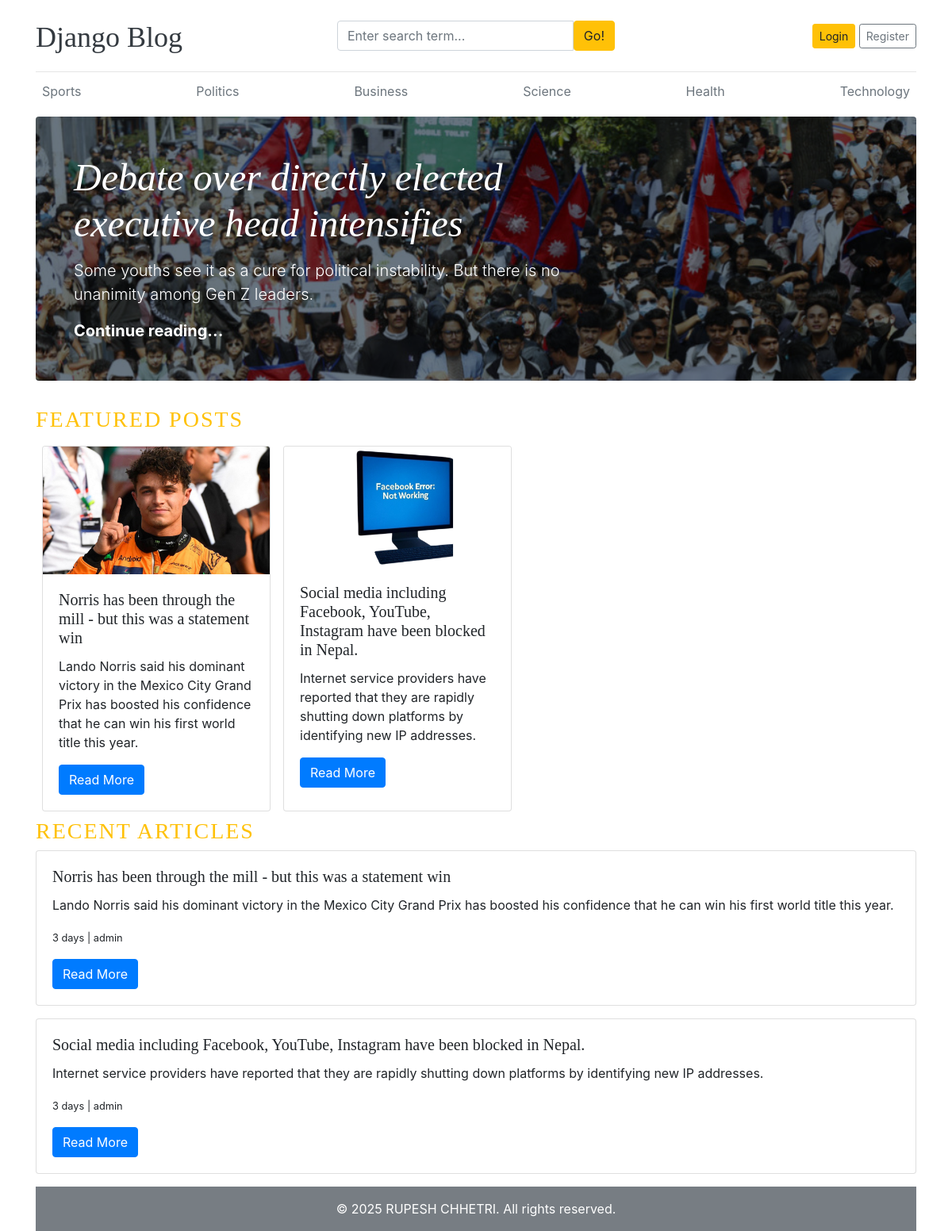
The page / on the database its author committed.
### blogs/models.py (models this page shows, shortened)
class Category(models.Model):
    category_name = models.CharField(max_length=100)
    created_at = models.DateTimeField(auto_now_add=True)
    updated_at = models.DateTimeField(auto_now=True)
    class meta:
        verbose_name_plural = "Categories"

class Blog(models.Model):
    title=models.CharField(max_length=200)
    slug=models.SlugField(max_length=200, unique=True)
    category=models.ForeignKey(Category, on_delete=models.CASCADE)
    author=models.ForeignKey(User, on_delete=models.CASCADE)
    featured_image=models.ImageField(upload_to='uploads/%Y/%m/%d', null=True, blank=True)
    short_description=models.TextField()
    blog_body=models.TextField()
    status= models.CharField(max_length=50, choices=STATUS_CHOICES, default=0)
    is_featured=models.BooleanField(default=False)
    created_at=models.DateTimeField(auto_now_add=True)
    updated_at=models.DateTimeField(auto_now=True)

### blog_main/views.py (the view)
# urls.py: 2. Add a URL to urlpatterns:  path('', views.home, name='home')
def home(request):
    category=Category.objects.all()
    featured_posts=Blog.objects.filter(is_featured=True).order_by('-created_at')
    recent_posts=Blog.objects.filter(is_featured=True, status="Published").order_by('-created_at')
    context={
        "category":category,
        "featured_posts":featured_posts,
        "recent_posts":recent_posts,
    }
    return render(request, "home-blogs.html", context)

### blogs/context_processors.py (called while the page is built)
def get_categories(request):
    category = Category.objects.all()
    return {'category': category}

def get_socialmedia(request):
    socialmedia = SocialMedia.objects.all()
    return {'socialmedia': socialmedia}

### blog_main/templates/home-blogs.html
{% extends "base.html" %}
{% block content %}
{% for post in featured_posts %}
  {% if forloop.first %}
  <div
    class="jumbotron p-3 p-md-5 text-white rounded bg-dark"
    style="background-image: url({{post.featured_image.url}});background-blend-mode:overlay; background-size:cover;"
  >
    <div class="col-md-8 px-0">
      <h1 class="display-4 font-italic">{{ post.title }}</h1>
      <p class="lead my-3">{{post.short_description}}</p>
      <p class="lead mb-0">
        <a href="{% url 'blog_detail' post.slug %}" class="text-white font-weight-bold">Continue reading...</a>
      </p>
    </div>
  </div>
  {% endif %}
{% endfor %}
<h3 class="text-uppercase text-warning" style="letter-spacing: 2px">
  FEATURED POSTS
</h3>
<div class="d-flex">
  {% for post in featured_posts %}
    {% if not forloop.first %}
    <div class="card m-2" style="width: 18rem">
      <img
        class="card-img-top"
        src="{{ post.featured_image.url }}"
        alt="Card image cap"
      />
      <div class="card-body">
        <h5 class="card-title">{{ post.title }}</h5>
        <p class="card-text">{{ post.short_description }}</p>
        <a href="{% url 'blog_detail' post.slug %}" class="btn btn-primary">Read More</a>
      </div>
    </div>
    {% endif %}
  {% endfor %}
</div>
<h3 class="text-uppercase text-warning" style="letter-spacing: 2px">
  RECENT ARTICLES
</h3>
{% for post in recent_posts %} {% if not forloop.first %}
<div class="card mb-3">
  <div class="card-body">
    <h5 class="card-title">{{post.title}}</h5>
    <p class="card-text">{{post.short_description}}</p>
    <p class="card-text">
      <small class="text-body-secondary"
        >{{post.created_at | timesince}} | {{post.author}}</small
      >
    </p>
    <a href="{% url 'blog_detail' post.slug %}" class="btn btn-primary">Read More</a>
  </div>
</div>
{% endif %}
{% endfor %}
{% endblock %}

### blog_main/templates/base.html (shortened to what this page needs)
{% load static %}
<!DOCTYPE html>
<html lang="en">
<head>
    <link href="https://getbootstrap.com/docs/4.0/dist/css/bootstrap.min.css" rel="stylesheet">
    <link rel="stylesheet" href="{% static 'css/blog.css' %}">
    <link rel="stylesheet" href="https://cdnjs.cloudflare.com/ajax/libs/font-awesome/7.0.1/css/all.min.css" />
  </head>
<body>
    <div class="container">
      <header class="blog-header py-3">
        <div class="row flex-nowrap justify-content-between align-items-center">
          <div class="col-4 pt-1">
            <a class="blog-header-logo text-dark" href="/">Django Blog</a>
          </div>
          <div class="col-4">
            <form action="{% url 'blog_search' %}" method="GET">
              <div class="input-group">
            <input
              class="form-control"
              type="text"
              name="keyword"
              placeholder="Enter search term..."
              aria-label="Enter search term..."
              aria-describedby="button-search"
              required
            />
            <button type="submit" class="btn btn-warning" id="button-search" type="button">
              Go!
            </button>
          </div>
            </form>
          </div>
          <div class="col-4 d-flex justify-content-end align-items-center">
            {% if not user.is_authenticated %}
            <a class="btn btn-sm btn-warning" href="{% url 'login' %}">Login</a> &nbsp;
            <a class="btn btn-sm btn-outline-secondary" href="{% url 'register' %}">Register</a>
            {% elif user.is_staff %}
            <a class="btn btn-sm btn-warning" href="{% url 'dashboard' %}">Dashboard</a> &nbsp;
            <a class="btn btn-sm btn-outline-secondary" href="{% url 'logout' %}">Log Out</a>
            {% else %}
            <p>Welcome, <strong>{{ user.username }}</strong> 👋</p> &nbsp;
            <a class="btn btn-sm btn-outline-secondary" href="{% url 'logout' %}">Log Out</a>
            {% endif %}
          </div>
        </div>
      </header>
      <div class="nav-scroller py-1 mb-2">
        <nav class="nav d-flex justify-content-between">
          {% for cat in category %}
          <a class="p-2 text-muted" href="{% url 'post_by_category' cat.id %}">{{ cat.category_name }}</a>
          {% endfor %}
      </div>
{% block content %}
{% endblock %}
<footer class="py-3">
        <div class="container">
            <div class="row">
                <div class="col-md-12 text-center">
                    <p class="mb-0">
                        &copy; 2025 RUPESH CHHETRI. All rights reserved.
                    </p>
                </div>
            </div>
        </div>
    </footer>
 </div>
</body>
</html>

### blog_main/static/css/blog.css (style rules this page uses)
.blog-header { border-bottom: 1px solid #e5e5e5; }
.blog-header-logo { font-family: "Playfair Display", Georgia, "Times New Roman", serif; font-size: 2.25rem; }
h1, h2, h3, h4, h5, h6 { font-family: "Playfair Display", Georgia, "Times New Roman", serif; }
.display-4 { font-size: 2.5rem; }
@media (min-width: 768px) { .display-4 { font-size: 3rem; } }

### blog_main/templates/base.html (style rules this page uses)
footer { background-color: #777d83; color: #ffffff; margin-top: auto; }

### rows shown on the page
Category: category_name "Sports"
Category: category_name "Politics"
Category: category_name "Business"
Category: category_name "Science"
Category: category_name "Health"
Category: category_name "Technology"
Blog: featured_image (picture), title "Debate over directly elected executive head intensifies", short_description "Some youths see it as a cure for political instability. But there is no unanimity among Gen Z leaders."
Blog: featured_image (picture), title "Norris has been through the mill - but this was a statement win", short_description "Lando Norris said his dominant victory in the Mexico City Grand Prix has boosted his confidence that he can win his first world title this year.", created_at "3 days", author "admin"
Blog: featured_image (picture), title "Social media including Facebook, YouTube, Instagram have been blocked in Nepal.", short_description "Internet service providers have reported that they are rapidly shutting down platforms by identifying new IP addresses.", created_at "3 days", author "admin"
